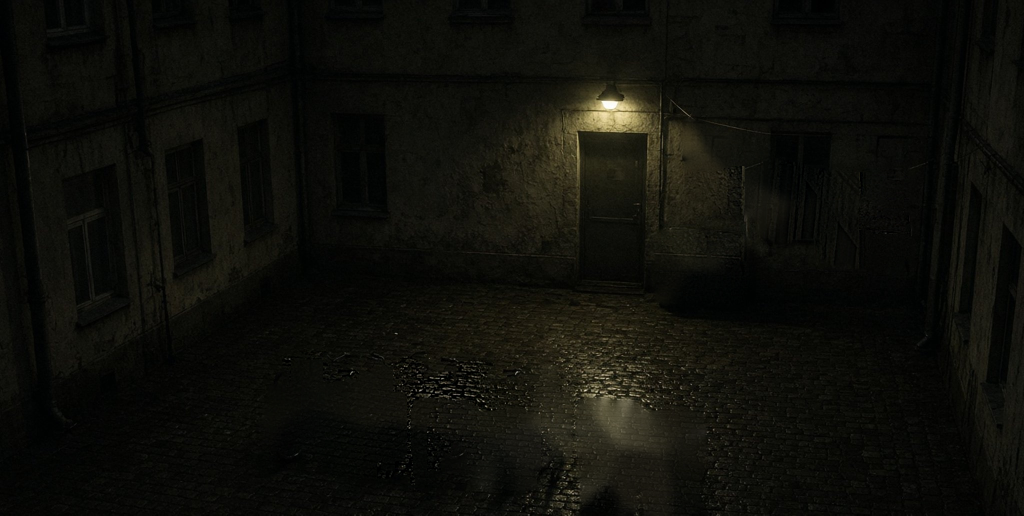
#> input picture v3/assets/apartment/bedroom/src/sz_c2_clean.png, 2048 x 1031 px (shown at 1/2 size)
$ python gen_window_courtyard.py   (older library calls are emulated)
#> lines starting #> are read from the running program, lines starting #| are printed output that depends on the picture; after the words box and inside, x2 and y2 are one past the last pixel; in counts of white or black regions, pixels touching at a corner belong together
# Schlafzimmer-Fensterblick als echter kleiner Hinterhof (Ebenen-Geometrie statt Tiefenbild):
#   Rückgebäude (Remise): EG aus Grok-C2 (sz_c2_clean, per Kamera-Modell auf die Fassadenebene projiziert) + OG/Dach/Antennen aus Perchance B_01 (Real-ESRGAN x4)
#   Himmel: aus B_01 (Dach herausgerechnet, nach oben verlängert) auf ferner Wand + Decke
#   Hofboden: C2 per Kamera auf die Bodenebene entzerrt + gebackene Nass-Spiegelung der Fassade (Fensterlicht)
#   Seitenflügel links/rechts: Fensterachsen aus Perchance C (je Feld ein anderes Foto/gespiegelt), dunkel
#   Tonnen: Perchance A_03/A_06 (BiRefNet freigestellt) als stehende Karten
# Alle Ebenen bekommen denselben Grade (Korn kommt im Shader, Bildschirm-Raum). Ausgabe: assets/apartment/bedroom/hof/ (Atlas 2048², Himmel 1024²) + hof.json
# python3 gen_window_courtyard.py   (Quellen: /workspace/rewind_gfx/wohnung/perchance_hof|perchance_up|fenster2, src/sz_c2_clean.png)
import numpy as np, cv2, json, os, math
from PIL import Image
V3=os.path.abspath(os.path.join(os.path.dirname(__file__),'../..')); OUT=V3+'/assets/apartment/bedroom/hof/'; os.makedirs(OUT,exist_ok=True)
RW='/workspace/rewind_gfx/wohnung/'; HS=os.path.dirname(os.path.abspath(__file__))+'/hof_src/'; PH=HS; PU=HS; CUT=HS; DBG=RW+'fenster2/'; os.makedirs(DBG,exist_ok=True)   # hof_src: Perchance-Originale, B_01 x4 (Real-ESRGAN), BiRefNet-Ausschnitte
rng=np.random.default_rng(1989)
ld=lambda p: np.asarray(Image.open(p).convert('RGB')).astype(np.float32)/255
# ---------- Welt (Zimmer-Koordinaten, Boden Zimmer y=0, Fensterglas z=-2.12, Fenstermitte x=0.45) ----------
Y0=-3.6; ZW=-2.25; ZB=-11.5; XL=-4.2; XR=6.8; YB1=-0.75; YTOP=YB1+11.0; YSIDE=13.0; EGS=0.8   # B_01 unten bei YB1, C2-EG vertikal auf 80 % (Hoflampe ~-0.8)
# C2-Kamera (so lag das alte Tiefenbild): Augpunkt, Neigung, Öffnungswinkel
O=np.array([0.45,1.6,-2.6]); PITCH=-0.5; TX=math.tan(math.radians(44))
C2=ld(V3+'/assets/apartment/bedroom/src/sz_c2_clean.png'); CH,CW=C2.shape[:2]; TY=TX*CH/CW
#> after `CH, CW = C2.shape[:2]`: CH = 1031; CW = 2048
#> after `TY = TX * CH / CW`: TY = 0.486
def proj(P):  # Weltpunkte (...,3) -> Pixel (x,y) in C2, gültig-Maske
    d=P-O; a=-PITCH; c,s=math.cos(a),math.sin(a)
    y=d[...,1]*c-d[...,2]*s; z=d[...,1]*s+d[...,2]*c; x=d[...,0]
    u=0.5+(x/-z)/(2*TX); v=0.5+(y/-z)/(2*TY); ok=(z<-0.1)&(u>=0)&(u<=1)&(v>=0)&(v<=1)
    return np.dstack([u*(CW-1),(1-v)*(CH-1)]).astype(np.float32), ok
def remap(img,pix): return cv2.remap(img,pix[...,0],pix[...,1],cv2.INTER_LINEAR,borderMode=cv2.BORDER_REFLECT)
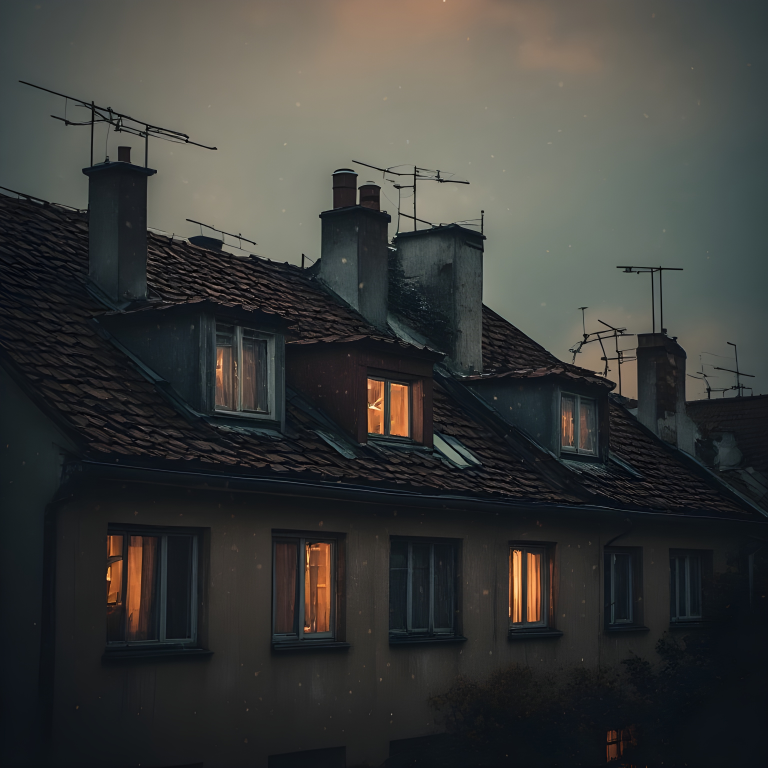
#> input picture v3/tools/gfx_wohnung/hof_src/B_01_x4.jpg, 3072 x 3072 px (shown at 1/4 size)
def lab(x): return cv2.cvtColor(np.clip(x,0,1).astype(np.float32),cv2.COLOR_RGB2LAB)
def rgb(l): return np.clip(cv2.cvtColor(l.astype(np.float32),cv2.COLOR_LAB2RGB),0,1)
def match(src,ref,ms=None,mr=None,k=1.0):  # Farbtransfer (Lab mean/std)
    a,b=lab(src),lab(ref); sa=a[ms] if ms is not None else a.reshape(-1,3); sb=b[mr] if mr is not None else b.reshape(-1,3)
    sc=np.array([1.0,0.0,0.0]); sc[0]=np.clip(sb.std(0)[0]/(sa.std(0)[0]+1e-4),0.6,1.4)
    o=a.copy(); o[...,0]=(a[...,0]-sa.mean(0)[0])*sc[0]+sb.mean(0)[0]; o[...,1:]=a[...,1:]*0.8+(sb.mean(0)[1:]-sa.mean(0)[1:]*0.8)   # L: mean/std, Farbe: Mittelwert schieben, Sättigung leicht runter
    return rgb(a*(1-k)+o*k)
# ---------- 1) Rückfassade 11 x 14.6 m, 1024 x 1360 ----------
FW,FH=1024,1360; ppm=FW/(XR-XL)
xs=XL+(np.arange(FW)+0.5)/ppm; ys=YTOP-(np.arange(FH)+0.5)/ppm; X,Y=np.meshgrid(xs,ys)
pix,ok=proj(np.dstack([X,Y0+(Y-Y0)/EGS,np.full_like(X,ZB)])); eg=remap(C2,pix)
B1=ld(PU+'B_01_x4.jpg'); B1=cv2.resize(B1,(FW,FW),interpolation=cv2.INTER_AREA)   # 11 m breit, unten bei y=0
FH=int(round((YTOP-Y0)*ppm)); ys=YTOP-(np.arange(FH)+0.5)/ppm; X,Y=np.meshgrid(xs,ys)
pix,ok=proj(np.dstack([X,Y0+(Y-Y0)/EGS,np.full_like(X,ZB)])); eg=remap(C2,pix)
up=np.zeros((FH,FW,3),np.float32); yB=int(round((YTOP-YB1)*ppm)); up[yB-FW:yB]=B1
# Himmel-Maske in B_01: hell + glatt oben; Antennen/Kamine bleiben (dunkler als der Himmel)
L=B1.mean(2); sk=cv2.GaussianBlur(cv2.resize(cv2.resize(L,(64,64),interpolation=cv2.INTER_AREA),(FW,FW),interpolation=cv2.INTER_CUBIC),(0,0),8)
g=cv2.Laplacian(cv2.GaussianBlur(L,(0,0),1.2),cv2.CV_32F); tex=cv2.GaussianBlur(np.abs(g),(0,0),6)
roof=np.zeros((FW,FW),np.uint8)
# Dachkante pro Spalte: von oben die erste Zeile, ab der es deutlich dunkler/strukturierter als der Himmel wird
Lsm=cv2.GaussianBlur(L,(0,0),2); skyref=np.median(L[:60],0)
#> after `skyref = np.median(L[:60], 0)`: skyref = 1024 values, max 0.518 at index 508, min 0.214 at index 1023, mean 0.387
for x in range(FW):
    col=Lsm[:,x]; t=np.where((col<skyref[x]*0.72)|(tex[:,x]>0.02))[0]; t=t[t>20]; r=t[0] if len(t) else FW
    roof[r:,x]=1
#> this loop made 1024 passes
#> r on passes 1 to 3: 251, 251, 251
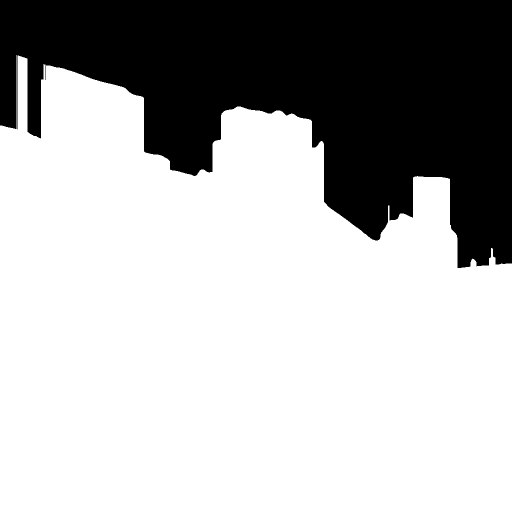
#> roof: shape (1024, 1024) (shown at 1/2 size); values 0 (black) and 1 (white), 69.6% white; 1 black region, box (x1, y1, x2, y2) and area: (0, 0, 1024, 536) 318680
roof=cv2.morphologyEx(roof,cv2.MORPH_OPEN,np.ones((1,9),np.uint8))
#> roof: shape (1024, 1024); values 0 (black) and 1 (white), 69.6% white; 1 black region, box (x1, y1, x2, y2) and area: (0, 0, 1024, 536) 319197
# dünne Antennen: lokal dunkler als der geglättete Himmel
sky_bg=cv2.inpaint((np.clip(B1,0,1)*255).astype(np.uint8),cv2.dilate(roof,np.ones((25,25),np.uint8)),15,cv2.INPAINT_TELEA).astype(np.float32)/255
ant=np.clip((sky_bg.mean(2)-L-0.03)*14,0,1); ant[roof>0]=1
#> after `ant[roof > 0] = 1`: ant: shape (1024, 1024) float32; min 0, max 1, mean 0.696
aB=cv2.GaussianBlur(np.maximum(ant,roof.astype(np.float32)),(0,0),0.8)
alpha=np.zeros((FH,FW),np.float32); alpha[yB-FW:yB]=aB; alpha[yB:]=1
# Übergang B_01 -> C2-Erdgeschoss: B_01 unten (dunkle Wand/Busch) blendet in C2 über der Hoflampe; C2 farblich an B_01-Wand angeglichen
wallB=B1[700:900,80:700]; egm=match(eg,wallB,k=0.85)
#> in lab, `def lab(x): return cv2.cvtColor(np.clip(x,0,1).astype(np.float32),cv2...`: returned value: shape (1289, 1024, 3) float32; mean of channels 0, 1, 2 4.9, -0.9, 2.8
#> in lab (call 2), `def lab(x): return cv2.cvtColor(np.clip(x,0,1).astype(np.float32),cv2...`: returned value: shape (200, 620, 3) float32; mean of channels 0, 1, 2 17.1, 1.8, 2.2
#> in match, `o[..., 0] = (a[..., 0] - sa.mean(0)[0]) * sc[0] + sb.mean(0)[0]`: o: shape (1289, 1024, 3) float32; mean of channels 0, 1, 2 17.1, -0.9, 2.8
#> in match, `o[..., 1:] = a[..., 1:] * 0.8 + (sb.mean(0)[1:] - sa.mean(0)[1:] * 0.8`: o: shape (1289, 1024, 3) float32; mean of channels 0, 1, 2 17.1, 1.8, 2.2
t=np.clip((Y-(YB1+0.05))/0.4,0,1)[...,None]; t=t*t*(3-2*t)
fac=up*t+egm*(1-t)
fac*=(0.6+0.4*np.clip((Y-Y0)/1.0,0,1)**0.6)[...,None]
Image.fromarray((np.clip(fac,0,1)*255).astype(np.uint8)).save(DBG+'fac_raw.jpg',quality=90)
# ---------- 2) Himmel 1024²: B_01-Himmel ohne Dach, nach oben dunkler verlängert ----------
S=cv2.resize(sky_bg,(1024,1024),interpolation=cv2.INTER_AREA)
top=S[:300]; ext=np.concatenate([cv2.flip(top,0)[:260]*np.linspace(0.55,0.95,260)[:,None,None],S[:764]],0)
sky=cv2.GaussianBlur(ext,(0,0),3)
# ---------- 3) Hofboden 11 x 9.25 m, 1024 x 862: C2 entzerrt; vorne (unter dem eigenen Haus) im Schatten verlängert ----------
GW=1024; GH=int(GW*(ZW-ZB)/(XR-XL)); gx=XL+(np.arange(GW)+0.5)/ppm; gz=ZB+(np.arange(GH)+0.5)/ppm   # Zeile 0 = hinten (Fassade)
GX,GZ=np.meshgrid(gx,gz); pixg,okg=proj(np.dstack([GX,np.full_like(GX,Y0),GZ])); fl=remap(C2,pixg)
# Bereich ohne C2-Abdeckung (nah am eigenen Haus): gespiegelte Fortsetzung, abgedunkelt
lastrow=int(np.where(okg.mean(1)>0.98)[0].max())-4; pat=fl[lastrow-120:lastrow,30:330]; pat=np.minimum(pat,np.median(pat,(0,1))*1.35)   # Glanzpunkte nicht mitkacheln
#> after `lastrow = int(np.where(okg.mean(1) > 0.98)[0].max()) - 4`: lastrow = 415
#> after `pat = np.minimum(pat, np.median(pat, (0, 1)) * 1.35)`:
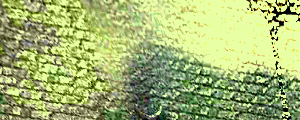
#> pat: shape (120, 300, 3) float32; mean R, G, B 0.0336, 0.0372, 0.0234; drawn with min black and max white
rows=[]; i=0
while sum(r.shape[0] for r in rows)<GH-lastrow: rows.append(np.tile(np.concatenate([pat,pat[:,::-1]],1),(1,3,1))[:,(i*173)%300:][:, :GW]); i+=1
#> this loop made 4 passes
#> after the loop, i = 4; rows = 4 items
nearp=np.concatenate([r[:, :GW] if r.shape[1]>=GW else np.pad(r,((0,0),(0,GW-r.shape[1]),(0,0)),mode='reflect') for r in rows],0)[:GH-lastrow]
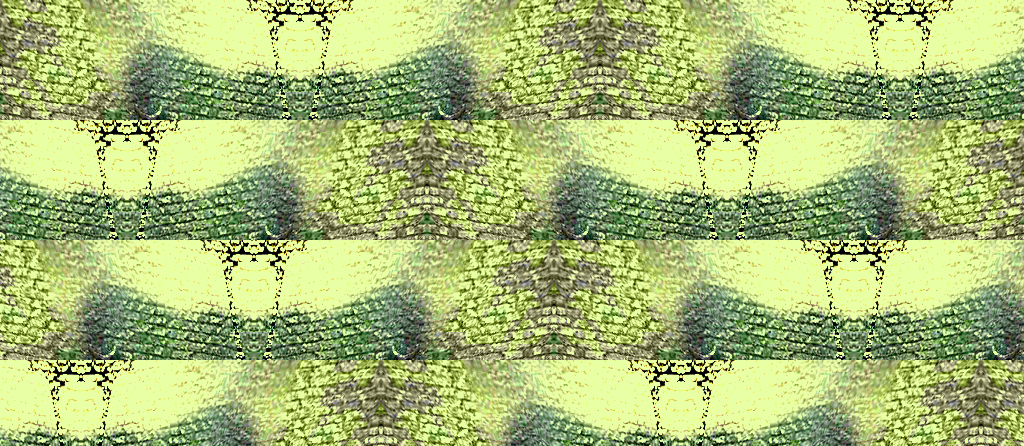
#> nearp: shape (446, 1024, 3) float32; mean of channels 0, 1, 2 0.0345, 0.0383, 0.0241; drawn with min black and max white
fb=np.linspace(0,1,40)[:,None,None]; seam=fl[lastrow:lastrow+40]*(1-fb)+nearp[:40]*fb
#> after `fb = np.linspace(0, 1, 40)[:, None, None]`: fb = 40 values from 0 to 1
fl[lastrow:]=nearp; fl[lastrow:lastrow+40]=seam
#> after `fl[lastrow:lastrow + 40] = seam`: fl: shape (861, 1024, 3) float32; mean R, G, B 0.0475, 0.0489, 0.0307
sh=np.clip((GZ-(-5.0))/2.6,0,1)[...,None]; fl*=1-0.55*sh
#> after `sh = np.clip((GZ - -5.0) / 2.6, 0, 1)[..., None]`:
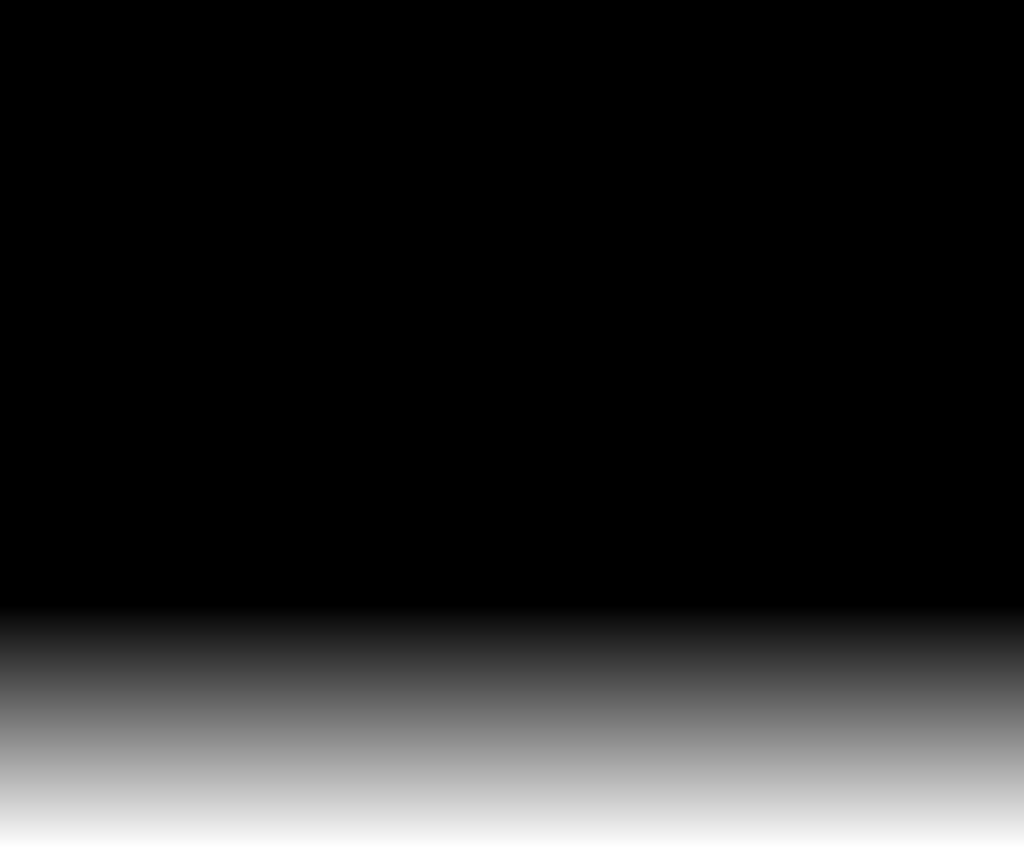
#> sh: shape (861, 1024, 1) float64; min 0, max 1, mean 0.157
flm=match(fl,wallB,k=0.5)
#> in lab (call 3), `def lab(x): return cv2.cvtColor(np.clip(x,0,1).astype(np.float32),cv2...`: returned value: shape (861, 1024, 3) float32; mean of channels 0, 1, 2 3.6, -0.7, 2
#> in match (call 2), `o[..., 0] = (a[..., 0] - sa.mean(0)[0]) * sc[0] + sb.mean(0)[0]`: o: shape (861, 1024, 3) float32; mean of channels 0, 1, 2 17.1, -0.7, 2
#> in match (call 2), `o[..., 1:] = a[..., 1:] * 0.8 + (sb.mean(0)[1:] - sa.mean(0)[1:] * 0.8`: o: shape (861, 1024, 3) float32; mean of channels 0, 1, 2 17.1, 1.8, 2.2
#> in rgb (call 2), `def rgb(l): return np.clip(cv2.cvtColor(l.astype(np.float32),cv2.COLOR..`:
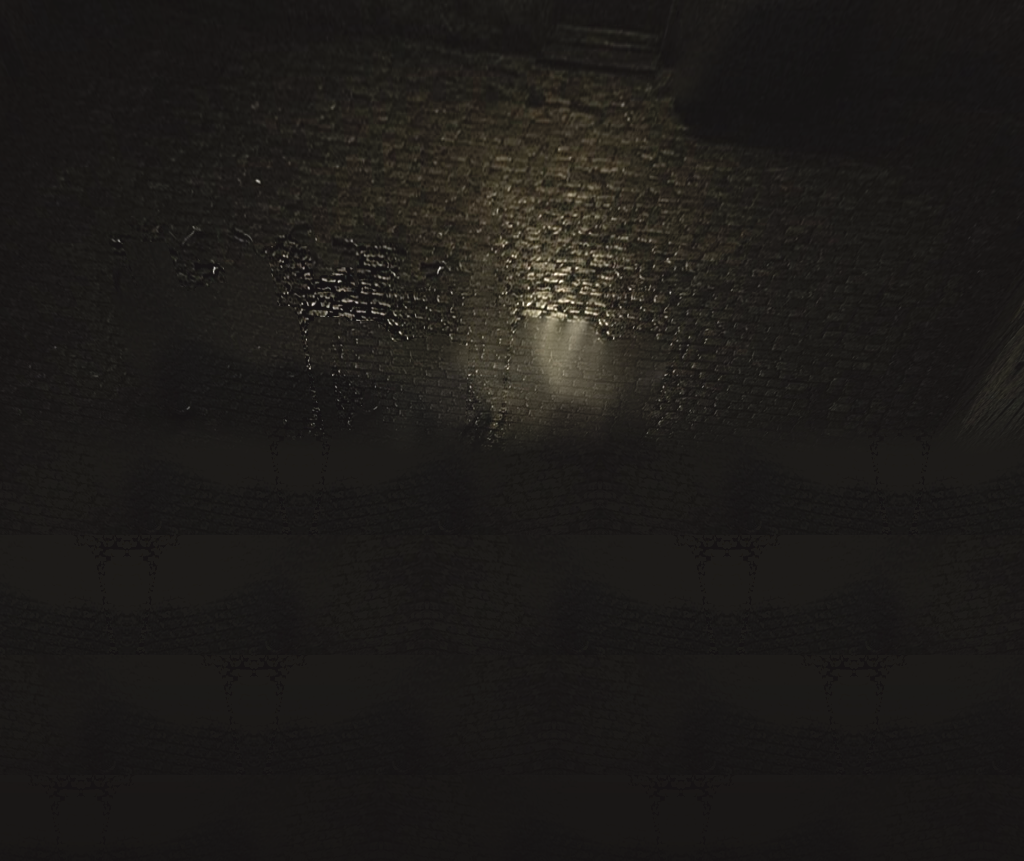
#> returned value: shape (861, 1024, 3) float32; mean of channels 0, 1, 2 0.119, 0.11, 0.0997; drawn as R, G, B
# Nass-Spiegelung: Fassade (gespiegelt am Boden) aus Sicht Fensterplatz, vertikal verwischt, nur wo Pfützen/Nässe
E=np.array([0.45,1.6,-1.5]); Em=E.copy(); Em[1]=2*Y0-E[1]
#> after `E = np.array([0.45, 1.6, -1.5])`: E = [0.45, 1.6, -1.5]
#> after `Em = E.copy()`: Em = [0.45, 1.6, -1.5]
P=np.dstack([GX,np.full_like(GX,Y0),GZ]); dirv=P-Em; tt=(ZB-Em[2])/dirv[...,2]; H=Em+dirv*tt[...,None]
#> after `dirv = P - Em`:
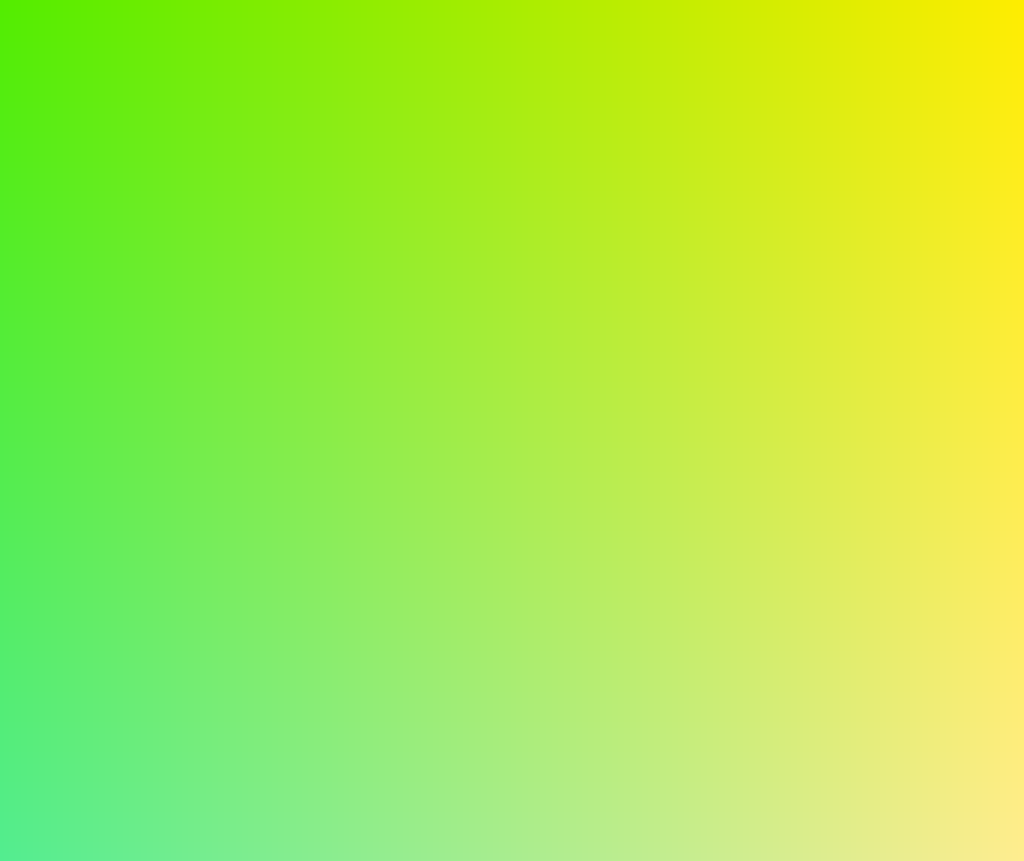
#> dirv: shape (861, 1024, 3) float64; mean of channels 0, 1, 2 0.85, 5.2, -5.38; drawn with min black and max white
fu=((H[...,0]-XL)*ppm).astype(np.float32); fv=((YTOP-H[...,1])*ppm).astype(np.float32)
facb=cv2.GaussianBlur(fac,(0,0),sigmaX=3,sigmaY=14)
refl=cv2.remap(facb,fu,fv,cv2.INTER_LINEAR,borderMode=cv2.BORDER_CONSTANT,borderValue=0)
ra=cv2.remap(alpha,fu,fv,cv2.INTER_LINEAR,borderMode=cv2.BORDER_CONSTANT,borderValue=0)[...,None]
hv=np.clip((H[...,1]-(YB1+0.6))/0.6,0,1)[...,None]; refl=(refl*ra+cv2.resize(sky,(GW,GH)).mean((0,1))*(1-ra))*hv
wet=np.clip((cv2.GaussianBlur(rng.random((GH//8,GW//8)).astype(np.float32),(0,0),2)*1.0),0,1); wet=cv2.resize(wet,(GW,GH),interpolation=cv2.INTER_CUBIC)
wet=np.clip((wet-0.42)*3.5,0,1)*0.55+0.25
cosang=np.abs(dirv[...,1])/np.linalg.norm(dirv,axis=2); fres=(0.04+0.96*(1-cosang)**5)[...,None]
floor=flm+refl*wet[...,None]*fres*1.6
# Kontaktschatten: Boden an den Wänden (AO) + unter den Tonnen
dW=np.minimum.reduce([GX-XL,XR-GX,GZ-ZB]); floor*=(0.55+0.45*np.clip(dW/0.9,0,1)**0.7)[...,None]
for n_,ox_,oz_ in [('A03_bins',3.7,-10.95),('A06_binR',-3.4,-10.85),('A06_bin',6.05,-10.1)]:
    r2=((GX-ox_)/0.75)**2+((GZ-oz_)/0.5)**2; floor*=(1-0.6*np.exp(-r2*2.2))[...,None]
# ---------- 4) Seitenflügel: Felder 3.08 x 3.4 m aus Perchance C ----------
BAY=(ZW-ZB)/3; FLO=3.4
def bay(name,box=None,flip=False,k=1.0):
    im=ld(PH+name+'.jpg')
    if box: im=im[box[1]:box[3],box[0]:box[2]]
    if flip: im=im[:,::-1]
    im=match(im,ld(PH+'C_10.jpg')[200:600,60:300],None,None,0.9)
    return im*k
def wall(spec,W=496):  # spec: Liste Etagen (unten->oben) mit 3 Feldern
    ppmw=W/(ZW-ZB); Hh=int((YSIDE-Y0)*ppmw); out=np.zeros((Hh,W,3),np.float32); bw=W//3
    for fi,row in enumerate(spec):
        y1=Hh-int(fi*FLO*ppmw); y0=max(0,Hh-int((fi+1)*FLO*ppmw))
        for bi,b in enumerate(row):
            out[y0:y1,bi*bw:(bi+1)*bw if bi<2 else W]=cv2.resize(b,((bi+1)*bw-bi*bw if bi<2 else W-bi*bw,y1-y0),interpolation=cv2.INTER_AREA)
    # Fugen weich, oben Traufe dunkel
    out=cv2.GaussianBlur(out,(3,3),0); yy=np.arange(Hh)[:,None,None]/Hh; out*=np.clip(0.55+yy*0.9,0,1)
    hb=(1-yy)*(YSIDE-Y0); out*=0.6+0.4*np.clip(hb/1.0,0,1)**0.6
    return out
GF=[(0,0,768,768)]; cropU=(60,0,708,720)
#> (the run stopped early here; a loop or call above may not have finished)
